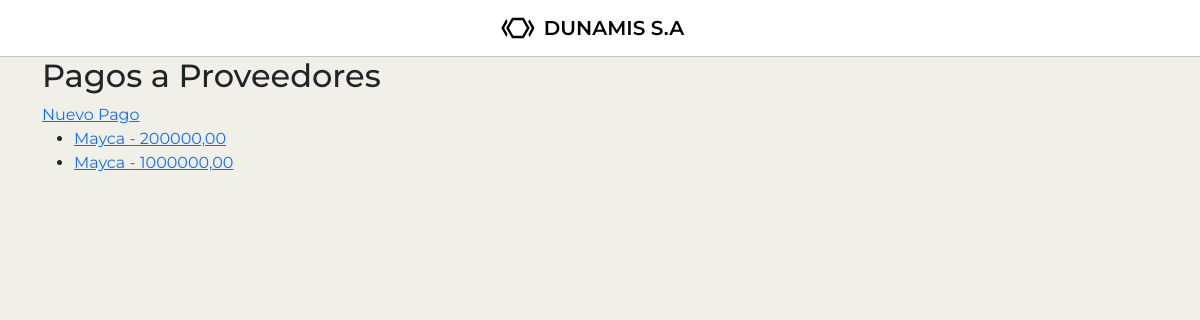
The app's page /proveedores/pagos/, older data.
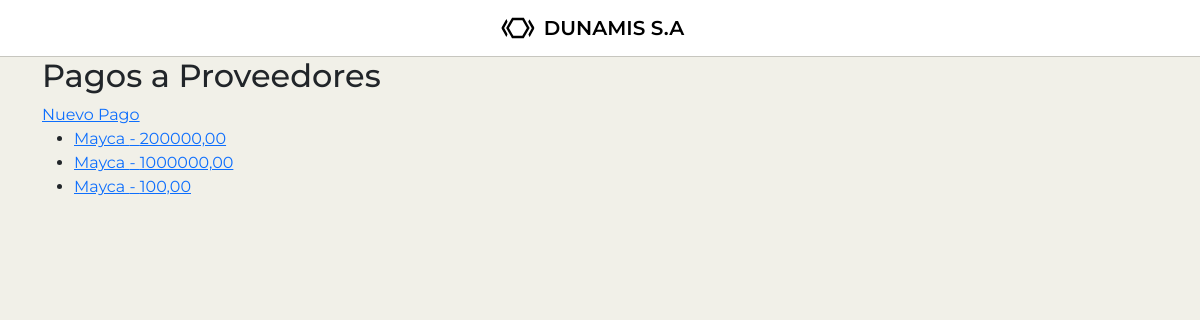
The same page, newer data.
### mod_ventas/sub_mod_proveedores/models.py (models this page shows, shortened)
class PagoProveedor(models.Model):
    proveedor = models.ForeignKey(Proveedor, on_delete=models.CASCADE, related_name='pagos')
    fecha_pago = models.DateField(auto_now_add=True)
    cantidad = models.DecimalField(max_digits=10, decimal_places=2, validators=[MinValueValidator(0)])
    descripcion = models.TextField(blank=True, null=True)

class Proveedor(models.Model):
    nombre = models.CharField(max_length=150)
    correo = models.EmailField(default='')
    numero_telefonico = models.IntegerField(default=0)
    tiempo_despacho_aprox = models.IntegerField(validators=[MinValueValidator(1)], default=0)
    activo = models.BooleanField(default=True)
    slug = models.SlugField(default='', null=False)
    saldo_adeudado = models.DecimalField(max_digits=10, decimal_places=2, default=0.00, validators=[MinValueValidator(0)])

### mod_ventas/sub_mod_proveedores/views.py (the view)
# urls.py: path('pagos/', PagoProveedorListView.as_view(), name='pago_list'),
class PagoProveedorListView(ListView):
    model = PagoProveedor
    template_name = 'sub_mod_proveedores/pago_list.html'
    context_object_name = 'pagos'

### mod_ventas/sub_mod_proveedores/templates/sub_mod_proveedores/pago_list.html
{% extends "base.html" %}
{% block content %}
    <h2>Pagos a Proveedores</h2>
    <a href="{% url 'pago_nuevo' %}">Nuevo Pago</a>
    <ul>
    {% for pago in pagos %}
        <li><a href="{% url 'pago_detalle' pago.id %}">{{ pago.proveedor.nombre }} - {{ pago.cantidad }}</a></li>
    {% endfor %}
    </ul>
{% endblock %}

Row changes from the older to the newer data that the page shows:
added PagoProveedor: proveedor.nombre "Mayca", cantidad "100,00"
